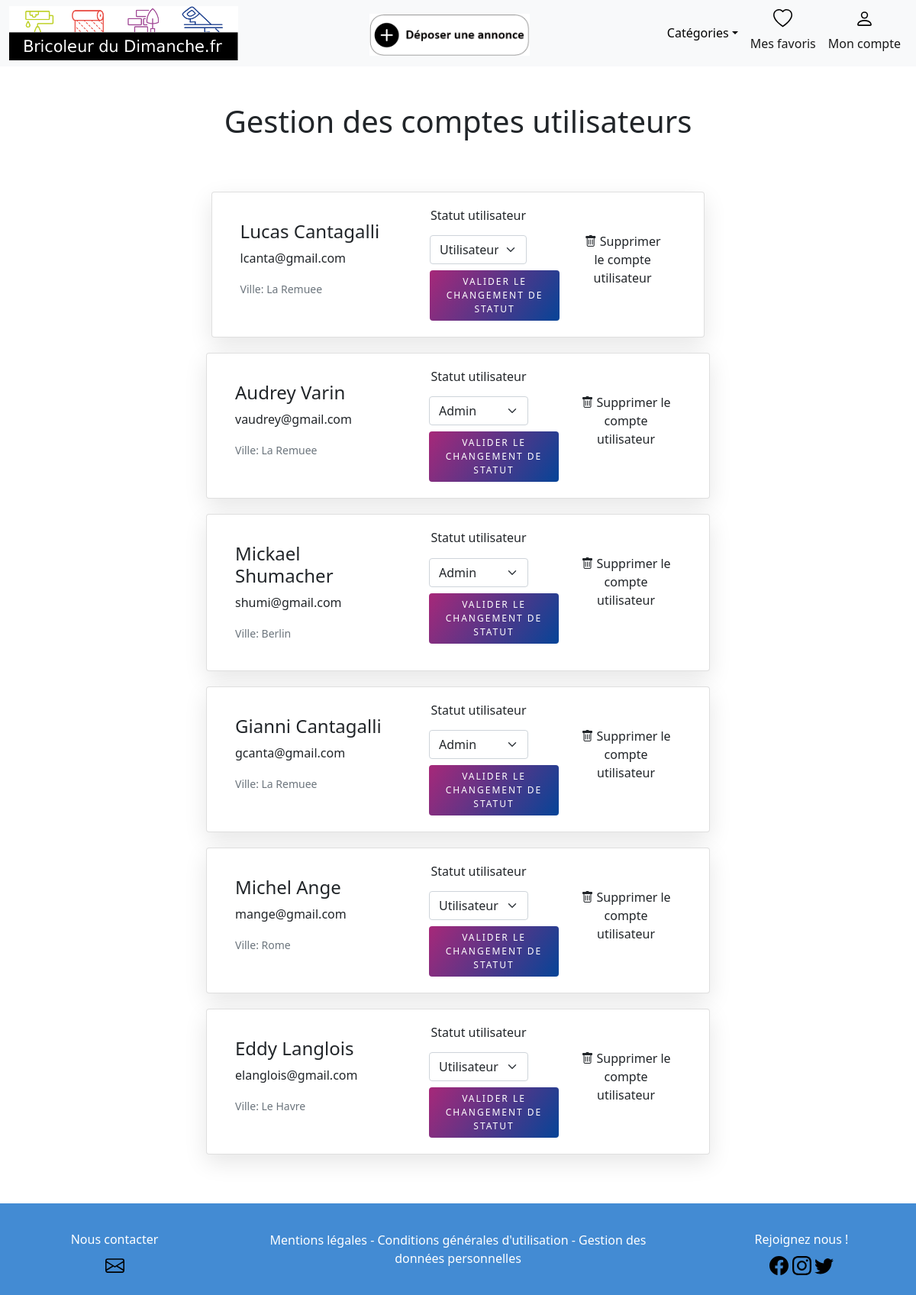
/usergestion.php (signed in), run on the app's committed database.
### tables this page shows
CREATE TABLE IF NOT EXISTS `_user` (
  `USER_ID` int(11) NOT NULL AUTO_INCREMENT,
  `USER_FIRSTNAME` char(20) NOT NULL,
  `USER_LASTNAME` char(20) NOT NULL,
  `USER_EMAIL` varchar(50) NOT NULL,
  `USER_CITY` char(20) NOT NULL,
  `USER_ZIPCODE` int(11) NOT NULL,
  `USER_PASSWORD` longtext,
  `STATUS_ID` int(11) NOT NULL,
  `token` varchar(50) DEFAULT NULL,
  PRIMARY KEY (`USER_ID`),
  KEY `_USER__STATUS_FK` (`STATUS_ID`)
);

### models/user.php (called while the page is built, shortened)
<?php
class User extends Database
{
    public function displayUser()
    {
        $database = $this->connectDatabase();
        $myQuery = "SELECT A.*,
                           B.status_name
        FROM `_user` as A left join `_status` as B on A.status_id = B.status_id";
        $queryUser = $database->query($myQuery);
        $fetch = $queryUser->fetchAll();
        return $fetch;
    }
}

### controllers/controller.php (called while the page is built, shortened)
<?php
require './models/user.php';
$userObj = new User();
if (isset($_SESSION['email'])) {
  $displayUserArray = $userObj->displayUser($_SESSION['email']);
}
if (isset($_SESSION['statusId']) && $_SESSION['statusId'] == 1) {
  $displayAllUser = $userObj->displayUser();
}

### usergestion.php (the view, shortened to what this page needs)
<?php require 'views/header.php';
require './controllers/controller.php';
?>
<body>
  <h1 class="text-center p-5">Gestion des comptes utilisateurs</h1>
  <div class="container-fluid">
    <?php foreach ($displayAllUser as $user) { ?>
      <div class="card mb-3 favorite" style="width: 55%;">
        <div class="row g-0">
          <div class="col-md-5 p-3">
            <div class="card-body">
              <h4 class="card-title" id="<?= $user['USER_ID'] ?>-user" class="card-title"><?= $user['USER_FIRSTNAME'] ?> <?= $user['USER_LASTNAME'] ?></h4>
              <p class="card-text"><?= $user['USER_EMAIL'] ?></p>
              <p class="card-text"><small class="text-muted">Ville: <?= $user['USER_CITY'] ?></small></p>
            </div>
          </div>
          <form class="col-md-3 card-body" method="post">
            <h6 class=" d-flex justify-content-center">Statut utilisateur</h6>
            <select class="form-select mt-3" aria-label="" id="userStatut" name="userStatut">
              <option value="1" <?= ($user['STATUS_ID'] == 1) || (isset($_POST['userStatut']) && $_POST['userStatut'] == 1) ? 'selected' : '' ?>>Admin</option>
              <option value="2" <?= ($user['STATUS_ID'] == 2) || (isset($_POST['userStatut']) && $_POST['userStatut'] == 2) ? 'selected' : '' ?>>Utilisateur</option>
            </select>
            <button type="submit" class="btn btnStatut mt-2" name="validChangeStatut" value="<?php echo $user['USER_ID'] ?>">Valider le changement de statut</button>
          </form>
          <div class="col-md-4 mt-2">
            <div class="card-body">
              <div class="d-flex align-items-center p-3 justify-content-center">
                <div class="btn bi bi-trash ms-2 deletebtn" id="deletebtn" data-bs-toggle="modal" data-bs-target="#deleteModal" data-user-id="<?= $user['USER_ID'] ?>"> Supprimer le compte utilisateur</div>
              </div>
            </div>
          </div>
        </div>
      </div>
  </div>
<?php }
    require 'views/footer.php'; ?>
</body>
</html>

### views/header.php (shortened to what this page needs)
<!DOCTYPE html>
<html lang="fr">
<head>
  <link href="https://cdn.jsdelivr.net/npm/bootstrap@5.0.0-beta3/dist/css/bootstrap.min.css" rel="stylesheet">
  <link rel="stylesheet" href="https://cdn.jsdelivr.net/npm/bootstrap-icons@1.5.0/font/bootstrap-icons.css">
  <link rel="stylesheet" href="./assets/css/style.css">
</head>
<body>
  <nav class="navbar navbar-expand-lg navbar-light bg-light sticky-top">
    <div class="container-fluid">
      <a class="nav-item" type="button" href="index.php">
        <img src="/assets/img/logo3.png" alt="logo" width="300px">
      </a>
      <form action="publication.php" method="POST">
        <div class="d-flex justify-content-end">
          <button class="nav-item border-0 bg-light" type="submit" href="publication.php" name="newPublication">
            <img src="/assets/img/deposerAnnonce.png" alt="depot" width="210px" class="mt-1">
          </button>
        </div>
      </form>
      <div class="d-flex justify-content-end">
        <div class="collapse navbar-collapse" id="navbarNavAltMarkup">
          <div class="navbar-nav">
            <li class="nav-item dropdown d-flex align-items-center">
              <a class="nav-link dropdown-toggle navbarDropdown2" id="navbarDropdown" role="button" data-bs-toggle="dropdown">Catégories</a>
            </li>
            <form action="favoris.php" method="POST">
              <button class="nav-item text-center bg-light border-0 p-0" type="submit" name="myFavorite">
                <img src="/assets/img/heart.svg" alt="heart" width="25px">
                <a class="nav-link active">Mes favoris</a>
              </button>
            </form>
            <form action="connection.php" method="POST">
              <button class="nav-item text-center bg-light border-0 p-0" type="submit" href="connection.php" name="myAcount">
                <img src="/assets/img/person.svg" alt="person" width="25px">
                <a class="nav-link active">Mon compte</a>
              </button>
            </form>
          </div>
        </div>
      </div>
    </div>
  </nav>

### views/footer.php
<div class="container-fluid centerPage text-center">
<div class="row footer-size align-items-center">
      <div class="col-md-3">
        <a class="nav-link active text-white">Nous contacter</a>
        <img src="./assets/img/envelope.svg" alt="heart" width="25px">
      </div>
      <div class="col-md-6">
        <a class="nav-link active text-white">Mentions légales - Conditions générales d'utilisation - Gestion des données personnelles</a>
      </div>
      <div class="col-md-3">
        <a class="nav-link active text-white">Rejoignez nous !</a>
        <img src="./assets/img/facebook.svg" alt="heart" width="25px">
        <img src="./assets/img/instagram.svg" alt="heart" width="25px">
        <img src="./assets/img/twitter.svg" alt="heart" width="25px">
      </div>
    </div>
    </div>

### assets/css/style.css (style rules this page uses)
.navbarDropdown2 { height: 2.5em; border-radius: 5px; color: black !important; }
.centerPage { margin-top: 4rem; }
.footer-size { height: 120px; background-color: rgb(67, 139, 211); margin-top: 2em; }
.favorite { max-width: 1400px; margin: 20px auto; position: relative; box-shadow: 0 10px 30px 0px rgb(0, 0, 0, 0.1); padding: 5px; }
.btnStatut { background-image: linear-gradient(125deg, #a72879, #064497); color: #fff; text-transform: uppercase; letter-spacing: 2px; font-size: 12px; border: none; width: 170px; cursor: pointer; }

### data on the page
_user: USER_FIRSTNAME "Lucas", USER_LASTNAME "Cantagalli", USER_EMAIL "lcanta@gmail.com", USER_CITY "La Remuee", userStatut "Utilisateur", $user['USER_ID'] 21 (drawn)
_user: USER_FIRSTNAME "Audrey", USER_LASTNAME "Varin", USER_EMAIL "vaudrey@gmail.com", USER_CITY "La Remuee", userStatut "Admin", $user['USER_ID'] 22 (drawn)
_user: USER_FIRSTNAME "Mickael", USER_LASTNAME "Shumacher", USER_EMAIL "shumi@gmail.com", USER_CITY "Berlin", userStatut "Admin", $user['USER_ID'] 26 (drawn)
_user: USER_FIRSTNAME "Gianni", USER_LASTNAME "Cantagalli", USER_EMAIL "gcanta@gmail.com", USER_CITY "La Remuee", userStatut "Admin", $user['USER_ID'] 27 (drawn)
_user: USER_FIRSTNAME "Michel", USER_LASTNAME "Ange", USER_EMAIL "mange@gmail.com", USER_CITY "Rome", userStatut "Utilisateur", $user['USER_ID'] 28 (drawn)
_user: USER_FIRSTNAME "Eddy", USER_LASTNAME "Langlois", USER_EMAIL "elanglois@gmail.com", USER_CITY "Le Havre", userStatut "Utilisateur", $user['USER_ID'] 30 (drawn)
